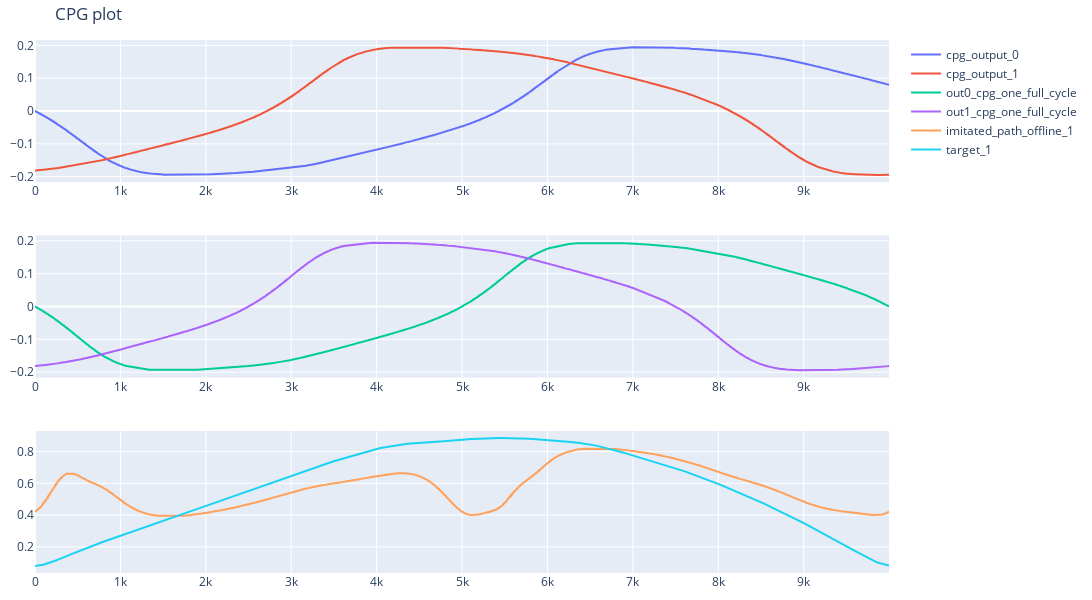

The cell this chart's notebook holds for it:
### Code cell
target_1 = resample_cycle(np.array(leg_0_df['TR0']), 10000)     
target_1_length = len(target_1)

cpg_one_cycle = np.load('include/cpg_rbf/cpg_one_cycle.npz')

# 90 percent of CPG cycle
out0_cpg_one_cycle = resample_cycle(cpg_one_cycle['O0'][:-1000], target_1_length)    
out1_cpg_one_cycle = resample_cycle(cpg_one_cycle['O1'][:-1000], target_1_length) 
# 100 percent of CPG cycle
out0_cpg_one_full_cycle = resample_cycle(cpg_one_cycle['O0'], target_1_length)    
out1_cpg_one_full_cycle = resample_cycle(cpg_one_cycle['O1'], target_1_length) 



rbf = RBF()
cpg_kernel = rbf.construct_kernels_with_cpg_one_cycle(out0_cpg_one_full_cycle, out0_cpg_one_full_cycle, target_1_length)
imitated_path_offline_1     = rbf.imitate_path_by_learning(target_1)
imitated_weight_1         = rbf.get_weight_while_learning()








fig = go.Figure()
fig = make_subplots(rows=3, cols=1, shared_xaxes=False)
fig.update_layout(height=600, width=1100, title="CPG plot")
fig.update_layout(margin=dict(l=10, r=10, t=40, b=10))  # Reduce margins

fig.add_trace(go.Scatter( y=out0_cpg_one_cycle, mode='lines', name=f'cpg_output_0'), row=1, col=1)
fig.add_trace(go.Scatter( y=out1_cpg_one_cycle, mode='lines', name=f'cpg_output_1'), row=1, col=1)
fig.add_trace(go.Scatter( y=out0_cpg_one_full_cycle, mode='lines', name=f'out0_cpg_one_full_cycle'), row=2, col=1)
fig.add_trace(go.Scatter( y=out1_cpg_one_full_cycle, mode='lines', name=f'out1_cpg_one_full_cycle'), row=2, col=1)

fig.add_trace(go.Scatter( y=imitated_path_offline_1, mode='lines', name=f'imitated_path_offline_1'), row=3, col=1)
fig.add_trace(go.Scatter( y=target_1, mode='lines', name=f'target_1'), row=3, col=1)

### Figure 1 — Plotly figure (JSON) as saved in the notebook; plotly's stock layout.template omitted (floating-point values rounded to 4 significant figures; data arrays with more than 128 entries replaced by an {"elided": "..."} marker saying what was removed)
{"data": [{"mode": "lines", "name": "cpg_output_0", "type": "scatter", "xaxis": "x", "y": {"elided": "10000 float values"}, "yaxis": "y"}, {"mode": "lines", "name": "cpg_output_1", "type": "scatter", "xaxis": "x", "y": {"elided": "10000 float values"}, "yaxis": "y"}, {"mode": "lines", "name": "out0_cpg_one_full_cycle", "type": "scatter", "xaxis": "x2", "y": {"elided": "10000 float values"}, "yaxis": "y2"}, {"mode": "lines", "name": "out1_cpg_one_full_cycle", "type": "scatter", "xaxis": "x2", "y": {"elided": "10000 float values"}, "yaxis": "y2"}, {"mode": "lines", "name": "imitated_path_offline_1", "type": "scatter", "xaxis": "x3", "y": {"elided": "10000 float values"}, "yaxis": "y3"}, {"mode": "lines", "name": "target_1", "type": "scatter", "xaxis": "x3", "y": {"elided": "10000 float values"}, "yaxis": "y3"}], "layout": {"height": 600, "margin": {"b": 10, "l": 10, "r": 10, "t": 40}, "title": {"text": "CPG plot"}, "width": 1100, "xaxis": {"anchor": "y", "domain": [0, 1]}, "xaxis2": {"anchor": "y2", "domain": [0, 1]}, "xaxis3": {"anchor": "y3", "domain": [0, 1]}, "yaxis": {"anchor": "x", "domain": [0.7333, 1]}, "yaxis2": {"anchor": "x2", "domain": [0.3667, 0.6333]}, "yaxis3": {"anchor": "x3", "domain": [0, 0.2667]}}}
